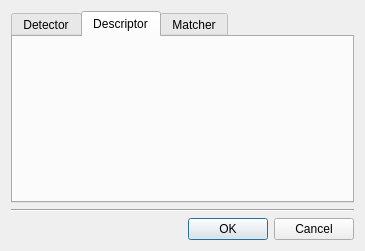
<?xml version="1.0" encoding="UTF-8"?>
<ui version="4.0">
 <class>ImageProcessingDialog</class>
 <widget class="QDialog" name="ImageProcessingDialog">
  <property name="geometry">
   <rect>
    <x>0</x>
    <y>0</y>
    <width>365</width>
    <height>251</height>
   </rect>
  </property>
  <property name="windowTitle">
   <string>Dialog</string>
  </property>
  <layout class="QVBoxLayout" name="verticalLayout_3">
   <item>
    <layout class="QVBoxLayout" name="verticalLayout">
     <item>
      <widget class="QTabWidget" name="tabWidget">
       <property name="currentIndex">
        <number>1</number>
       </property>
       <widget class="QWidget" name="detectorTab">
        <attribute name="title">
         <string>Detector</string>
        </attribute>
        <layout class="QVBoxLayout" name="verticalLayout_2">
         <item>
          <widget class="QRadioButton" name="surfDetectorButton">
           <property name="text">
            <string>SURF</string>
           </property>
          </widget>
         </item>
         <item>
          <widget class="QRadioButton" name="siftDetectorButton">
           <property name="text">
            <string>SIFT</string>
           </property>
          </widget>
         </item>
         <item>
          <widget class="QRadioButton" name="harrisDetectorButton">
           <property name="text">
            <string>Harris Corner</string>
           </property>
          </widget>
         </item>
         <item>
          <widget class="QRadioButton" name="fastDetectorButton">
           <property name="text">
            <string>FAST</string>
           </property>
          </widget>
         </item>
         <item>
          <spacer name="verticalSpacer_2">
           <property name="orientation">
            <enum>Qt::Vertical</enum>
           </property>
           <property name="sizeHint" stdset="0">
            <size>
             <width>20</width>
             <height>40</height>
            </size>
           </property>
          </spacer>
         </item>
        </layout>
       </widget>
       <widget class="QWidget" name="descriptorTab">
        <attribute name="title">
         <string>Descriptor</string>
        </attribute>
       </widget>
       <widget class="QWidget" name="matcherTab">
        <attribute name="title">
         <string>Matcher</string>
        </attribute>
       </widget>
      </widget>
     </item>
     <item>
      <widget class="Line" name="line">
       <property name="orientation">
        <enum>Qt::Horizontal</enum>
       </property>
      </widget>
     </item>
     <item>
      <widget class="QDialogButtonBox" name="buttonBox">
       <property name="orientation">
        <enum>Qt::Horizontal</enum>
       </property>
       <property name="standardButtons">
        <set>QDialogButtonBox::Cancel|QDialogButtonBox::Ok</set>
       </property>
      </widget>
     </item>
    </layout>
   </item>
  </layout>
 </widget>
 <resources/>
 <connections>
  <connection>
   <sender>buttonBox</sender>
   <signal>accepted()</signal>
   <receiver>ImageProcessingDialog</receiver>
   <slot>accept()</slot>
   <hints>
    <hint type="sourcelabel">
     <x>258</x>
     <y>240</y>
    </hint>
    <hint type="destinationlabel">
     <x>157</x>
     <y>274</y>
    </hint>
   </hints>
  </connection>
  <connection>
   <sender>buttonBox</sender>
   <signal>rejected()</signal>
   <receiver>ImageProcessingDialog</receiver>
   <slot>reject()</slot>
   <hints>
    <hint type="sourcelabel">
     <x>326</x>
     <y>240</y>
    </hint>
    <hint type="destinationlabel">
     <x>286</x>
     <y>274</y>
    </hint>
   </hints>
  </connection>
 </connections>
</ui>
